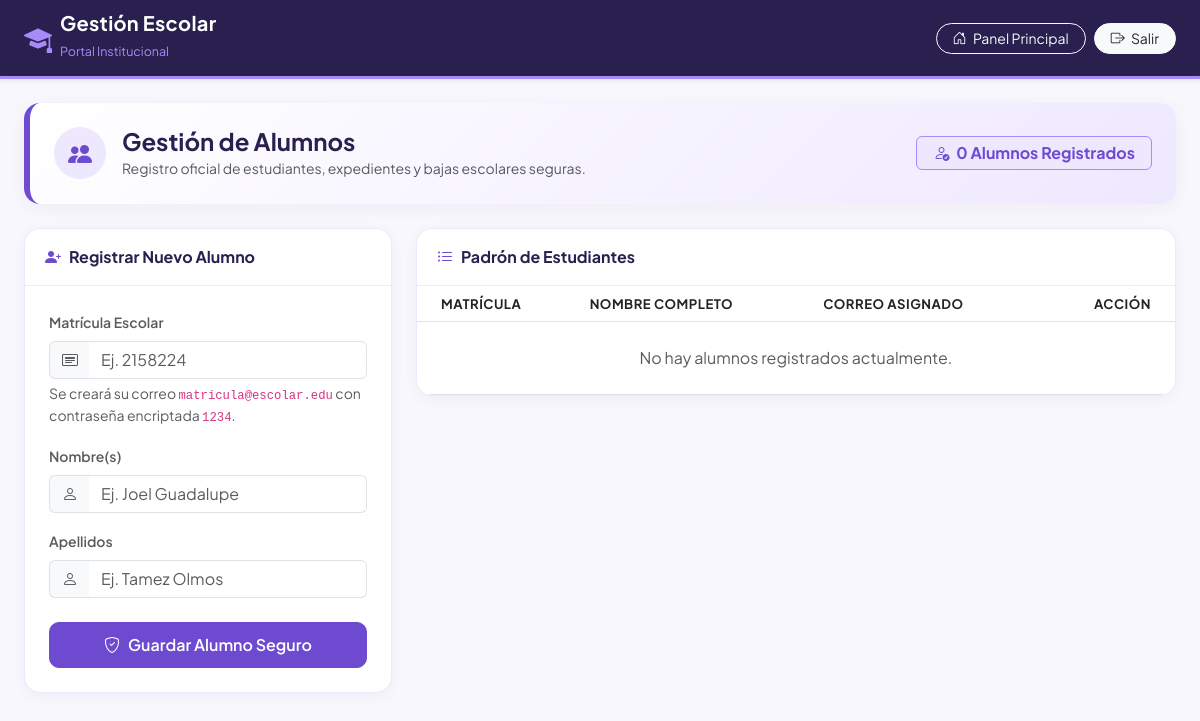
Before: /alumnos.php (signed in) with the older database file.
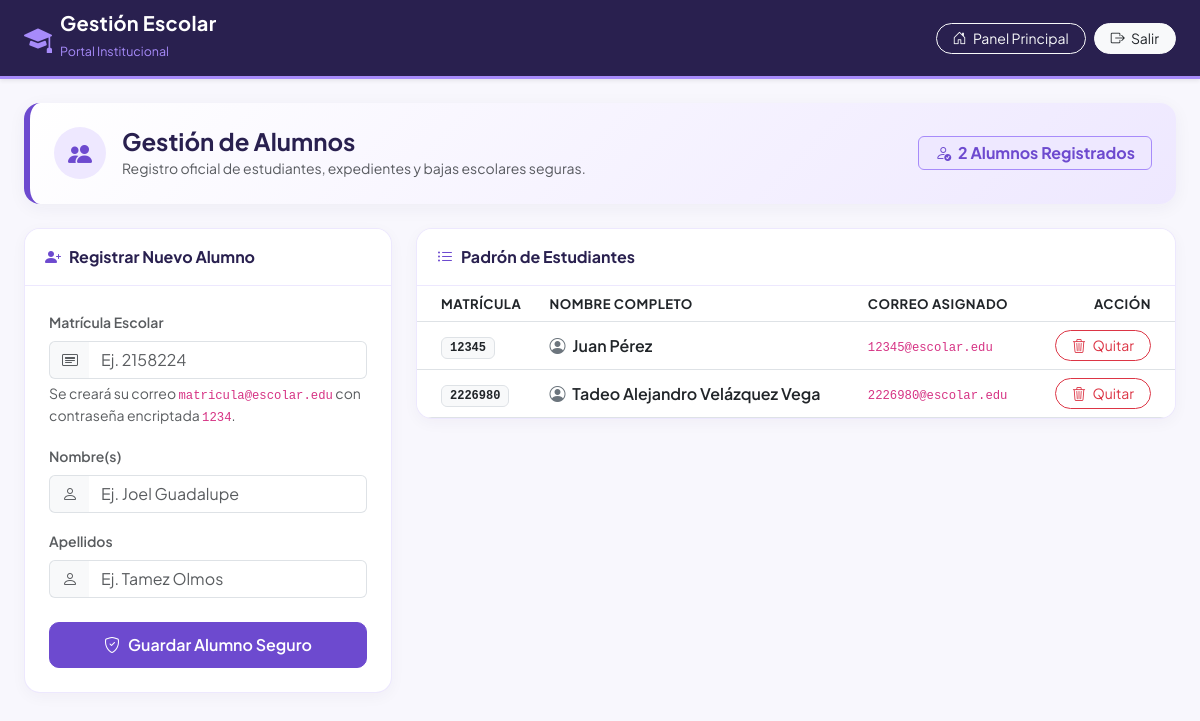
After: the same page with the newer database file.
### tables this page shows
CREATE TABLE `alumnos` (
  `Matricula` int NOT NULL,
  `Nombre` varchar(100) NOT NULL,
  `Apellidos` varchar(100) NOT NULL,
  `IdUsuario` int DEFAULT NULL,
  PRIMARY KEY (`Matricula`),
  KEY `IdUsuario` (`IdUsuario`),
  CONSTRAINT `alumnos_ibfk_1` FOREIGN KEY (`IdUsuario`) REFERENCES `usuarios` (`IdUsuario`)
);

### alumnos.php (the view, shortened to what the changed rows need)
<?php
include("conexion.php");
$resultado_alumnos = $conexion->query("SELECT * FROM Alumnos ORDER BY Matricula ASC");
$total_alumnos = ($resultado_alumnos) ? $resultado_alumnos->num_rows : 0;
?>
<!DOCTYPE html>
<html lang="es">
<head>
    <link href="https://cdn.jsdelivr.net/npm/bootstrap@5.3.0/dist/css/bootstrap.min.css" rel="stylesheet">
    <link rel="stylesheet" href="https://cdn.jsdelivr.net/npm/bootstrap-icons@1.11.3/font/bootstrap-icons.min.css">
</head>
<body>
    <div class="container-fluid px-4 py-4">
        <div class="hero-banner p-4 mb-4">
            <div class="d-flex flex-wrap align-items-center justify-content-between gap-3">
                <div class="d-flex align-items-center gap-3">
                    <div>
                        <h2 class="h4 fw-bold mb-0" style="color: var(--app-dark);">Gestión de Alumnos</h2>
                    </div>
                </div>
                <div>
                    <span class="badge badge-app-pill px-3 py-2 fs-6">
                        <i class="bi bi-person-check me-1"></i> <?php echo $total_alumnos; ?> Alumnos Registrados
                    </span>
                </div>
            </div>
        </div>
        <div class="row g-4">
            <div class="col-lg-8">
                <div class="card card-custom">
                    <div class="card-body p-0">
                        <div class="table-responsive">
                            <table class="table table-hover align-middle mb-0 table-custom">
                                <thead>
                                    <tr>
                                        <th class="ps-4">Matrícula</th>
                                        <th>Nombre Completo</th>
                                        <th>Correo Asignado</th>
                                        <th class="pe-4 text-end">Acción</th>
                                    </tr>
                                </thead>
                                <tbody>
                                    <?php if ($resultado_alumnos && $resultado_alumnos->num_rows > 0) { ?>
                                        <?php while($row = $resultado_alumnos->fetch_assoc()) { ?>
                                            <tr>
                                                <td class="ps-4">
                                                    <span class="badge bg-light text-dark border font-monospace px-2 py-1">
                                                        <?php echo htmlspecialchars($row['Matricula']); ?>
                                                    </span>
                                                </td>
                                                <td class="fw-semibold text-dark">
                                                    <i class="bi bi-person-circle me-1 text-secondary"></i>
                                                    <?php echo htmlspecialchars($row['Nombre'] . " " . $row['Apellidos']); ?>
                                                </td>
                                                <td class="text-muted small">
                                                    <code><?php echo htmlspecialchars($row['Matricula'] . "@escolar.edu"); ?></code>
                                                </td>
                                                <td class="pe-4 text-end">
                                                    <a href="alumnos.php?eliminar_matricula=<?php echo urlencode($row['Matricula']); ?>"
                                                       class="btn btn-outline-danger btn-sm rounded-pill px-3"
                                                       onclick="return confirm('¿Confirmas que deseas eliminar al alumno <?php echo htmlspecialchars($row['Nombre'].' '.$row['Apellidos']); ?>? Se borrará su usuario de acceso y sus calificaciones.');">
                                                        <i class="bi bi-trash3 me-1"></i> Quitar
                                                    </a>
                                                </td>
                                            </tr>
                                        <?php } ?>
                                    <?php } else { ?>
                                        <tr>
                                            <td colspan="4" class="text-center py-4 text-muted">
                                                No hay alumnos registrados actualmente.
                                            </td>
                                        </tr>
                                    <?php } ?>
                                </tbody>
                            </table>
                        </div>
                    </div>
                </div>
            </div>
        </div>
    </div>
</body>
</html>

Changed rows visible on the page:
added alumnos: Matricula "12345", Nombre+Apellidos "Juan Pérez", Matricula "12345@escolar.edu"
added alumnos: Matricula "2226980", Nombre+Apellidos "Tadeo Alejandro Velázquez Vega", Matricula "2226980@escolar.edu"
Other visible differences:
$total_alumnos: "0" → "2"
text no longer shown: "No hay alumnos registrados actualmente."
